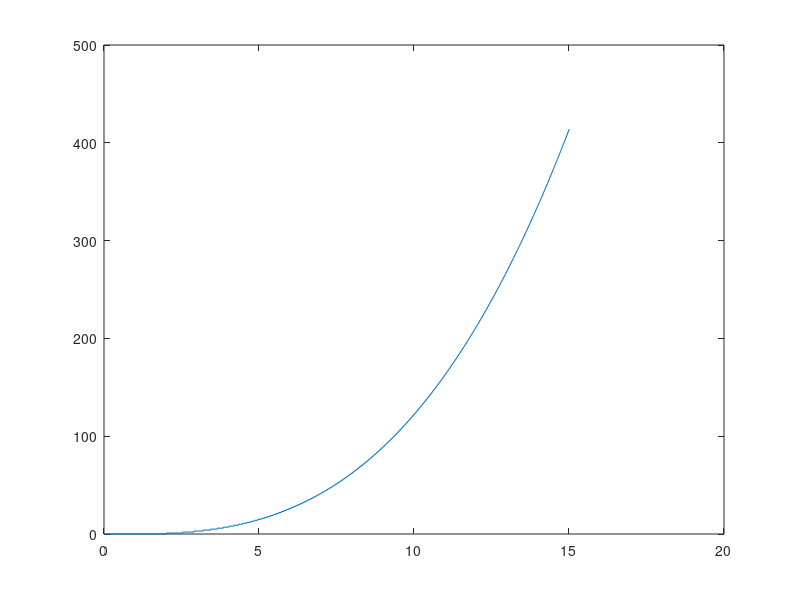

MATLAB code for this plot:
clear all 
i=0;
t=0;
vec = [];
m = 0;
    while m <15;
        i = i+1;
        t = t+exp(1);
        m = (t*3)^(1/3); % inverse for lambda(t)=t^2
        vec = [vec,m];
    end
    
stairs([0,vec], 0:length(vec))
